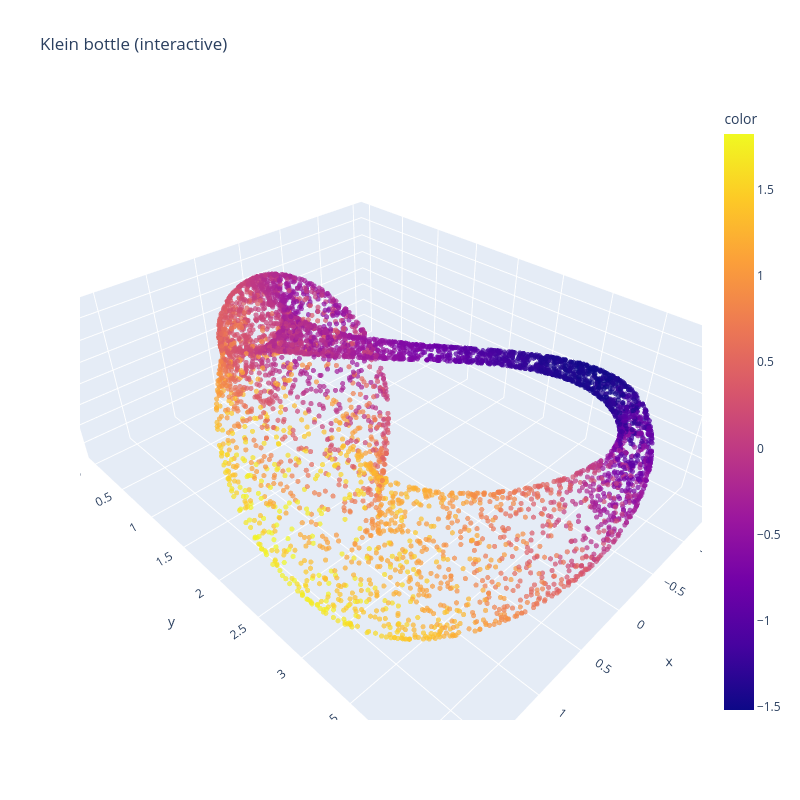

Source (notebook cell):
### Code cell
fig = px.scatter_3d(
    x=X[:, 0], y=X[:, 1], z=X[:, 2],
    color=X[:, 0],      # colour of the points
    opacity=0.7,        # transparency of the points
    title='Klein bottle (interactive)',
)
fig.update_traces(marker=dict(size=3))
fig.update_layout(width=800, height=800)
fig.show()

### Figure 1 — Plotly figure (JSON) as saved in the notebook; plotly's stock layout.template omitted (floating-point values rounded to 4 significant figures; data arrays with more than 128 entries replaced by an {"elided": "..."} marker saying what was removed)
{"data": [{"hovertemplate": "x=%{x}<br>y=%{y}<br>z=%{z}<br>color=%{marker.color}<extra></extra>", "legendgroup": "", "marker": {"color": {"elided": "5000 float values"}, "coloraxis": "coloraxis", "opacity": 0.7, "size": 3, "symbol": "circle"}, "mode": "markers", "name": "", "scene": "scene", "showlegend": false, "type": "scatter3d", "x": {"elided": "5000 float values"}, "y": {"elided": "5000 float values"}, "z": {"elided": "5000 float values"}}], "layout": {"coloraxis": {"colorbar": {"title": {"text": "color"}}, "colorscale": [[0.0, "#0d0887"], [0.1111, "#46039f"], [0.2222, "#7201a8"], [0.3333, "#9c179e"], [0.4444, "#bd3786"], [0.5556, "#d8576b"], [0.6667, "#ed7953"], [0.7778, "#fb9f3a"], [0.8889, "#fdca26"], [1.0, "#f0f921"]]}, "height": 800, "legend": {"tracegroupgap": 0}, "scene": {"domain": {"x": [0.0, 1.0], "y": [0.0, 1.0]}, "xaxis": {"title": {"text": "x"}}, "yaxis": {"title": {"text": "y"}}, "zaxis": {"title": {"text": "z"}}}, "title": {"text": "Klein bottle (interactive)"}, "width": 800}}
